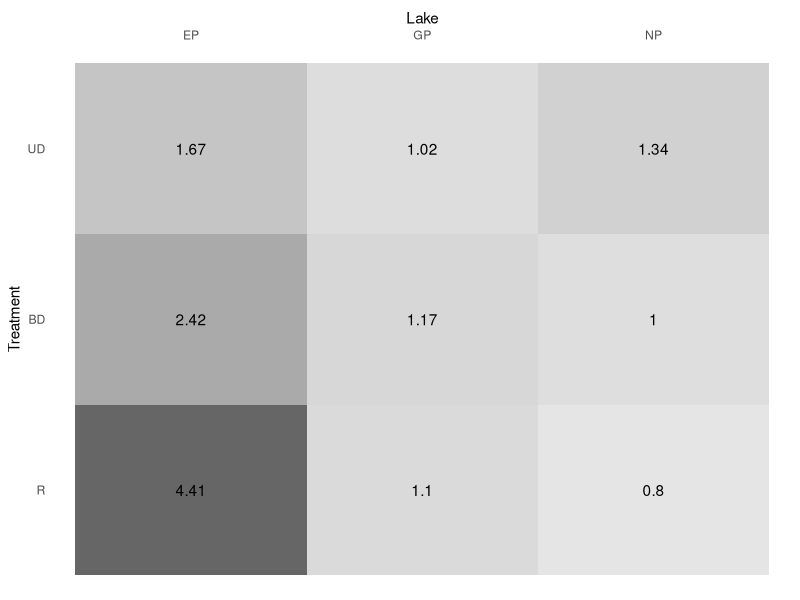
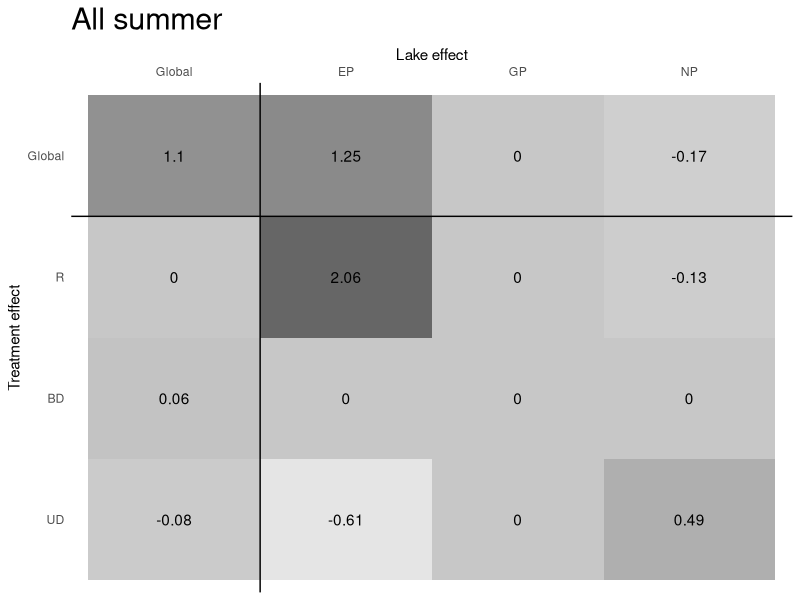
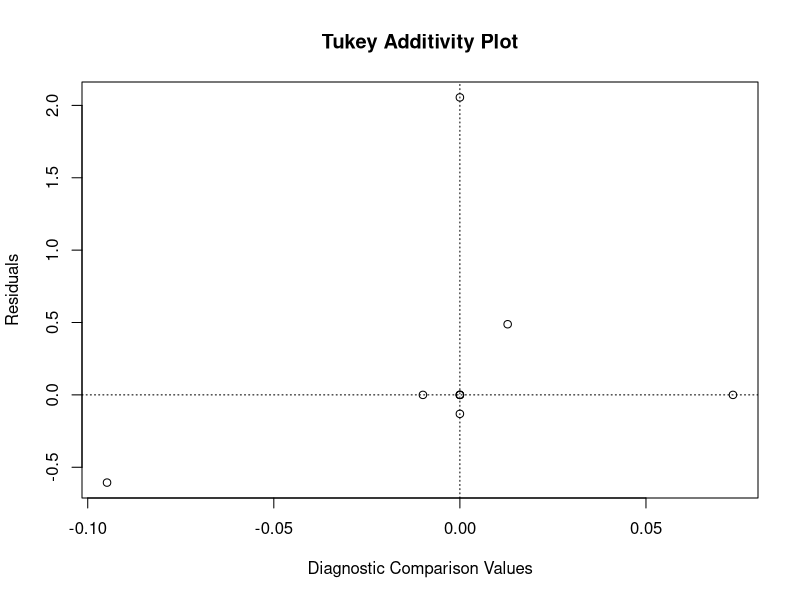
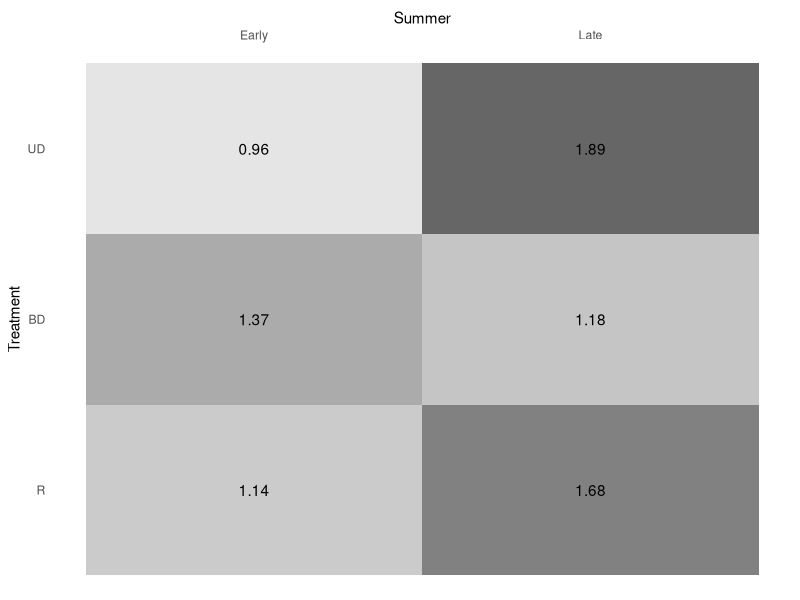
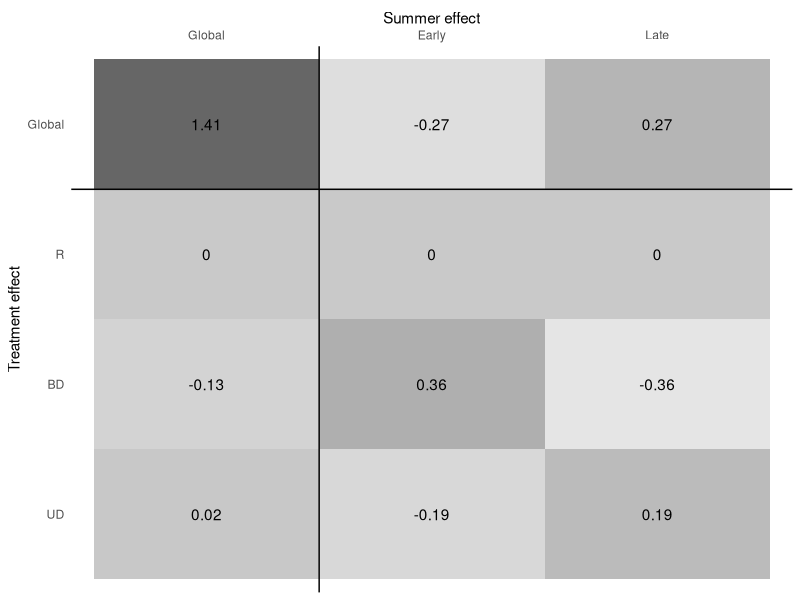
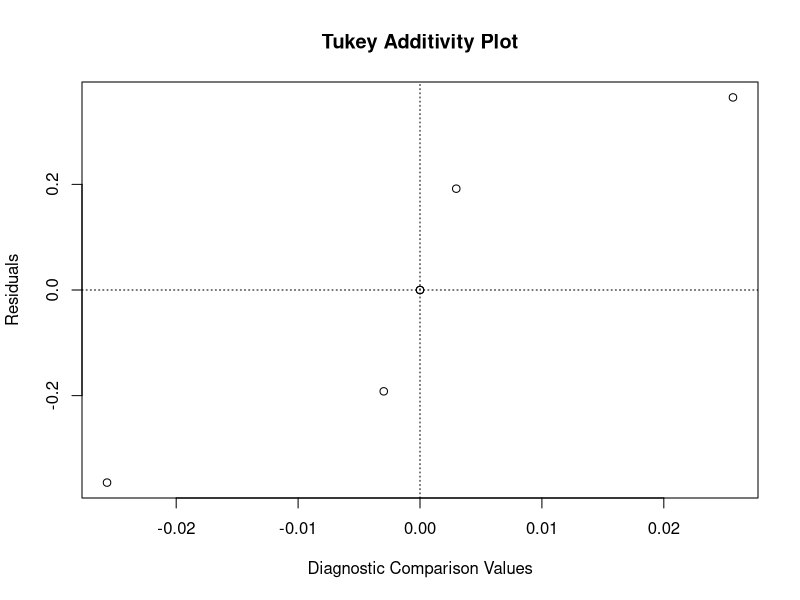
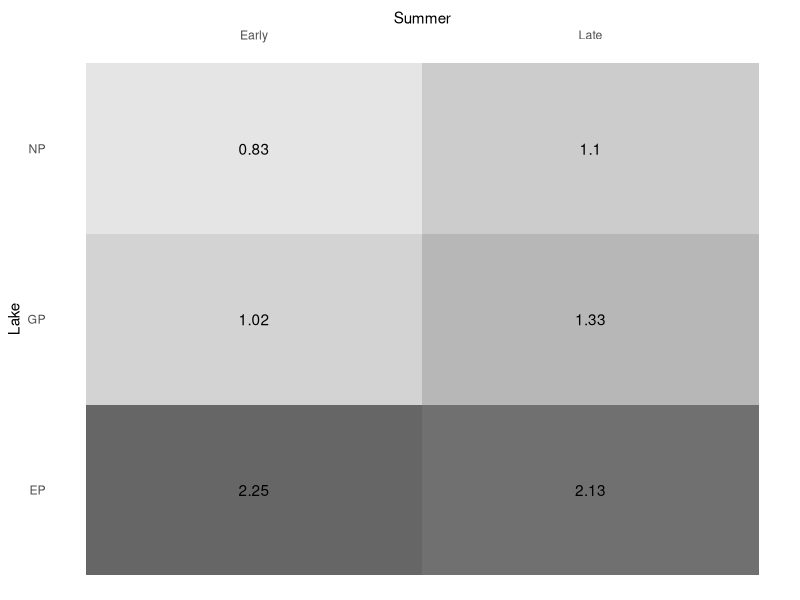
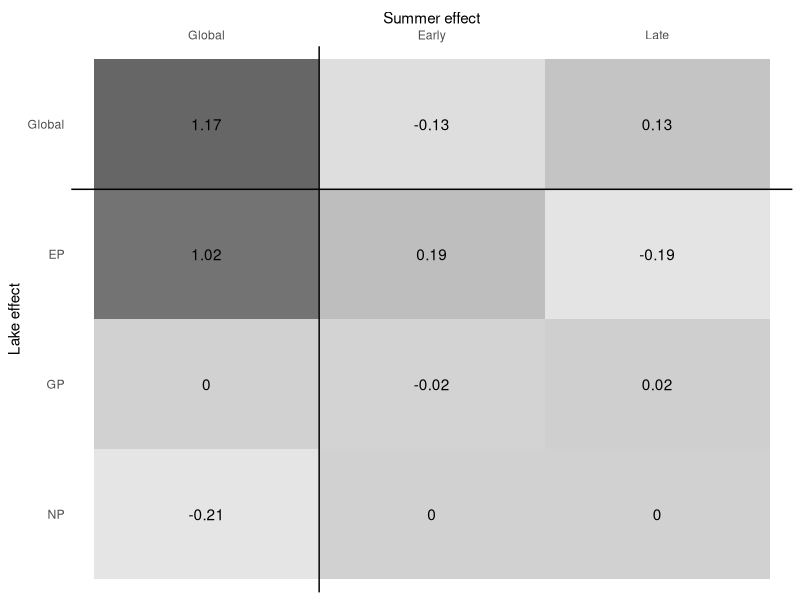

Recreate these plots in R, in order.
# This R script creates median polish tables from the organics.xls
# dataset

library(readxl)
library(tidyverse)


####  FUNCTION: Medium polish plot ----
t.plot <- function(df.in, x, y, z, title=NULL, effect=FALSE){
  # Create data frame
  x.lab <- as.character(substitute(x))
  y.lab <- as.character(substitute(y))
  z.lab <- as.character(substitute(z))
  xx <- eval(substitute(x), df.in)
  yy <- eval(substitute(y), df.in)
  zz <- eval(substitute(z), df.in)
  df <- data.frame(xx,yy,zz)
  
  # Plot the data
  P <-  ggplot(df, aes(x=xx, y=yy, fill=zz)) +geom_tile() +
    geom_text(aes(label = round(df$zz, 2))) +
    scale_fill_gradient(low = "grey90", high = "grey40") +
    theme(plot.title = element_text(size = rel(2)),
          axis.ticks = element_blank(),
          legend.position="none",
          panel.background = element_rect(fill = "white")) +
    scale_x_discrete(position = "top") +
    xlab(x.lab) + ylab(y.lab) +
    ggtitle(title)
  
  if(effect == FALSE){
    return(P)
  } else {
    top.l <- length(unique(df$yy))
    return(P + geom_vline(xintercept = 1.5) +
             geom_hline(yintercept = top.l -.5)
    )
  }
}

####  End of Tile plot function

####  FUNCTION: Median polish table ####
med2tbl <- function(M.in,cnames,rnames){
  cnames2 <- append("Global", cnames)
  rnames2 <- append("Global", rnames )
  dfa <- rbind( t(as.data.frame(M.in[3]))  , as.data.frame(M.in$residuals) )
  dfb <- cbind( `Row effect` = factor(rnames2,levels=rnames2), 
                Global=c(M.in$overall, M.in$row) , dfa)
  
  # Create long form of dfb matrix
  df.out <- dfb  %>%
    gather(key="Column effect", value = "Value", -`Row effect`) %>%
    mutate( `Row effect` = factor(`Row effect`, levels=rev(rnames2)),
            `Column effect` = factor(`Column effect`, levels=cnames2))
  return(df.out)
}

####  End of tile plot function

# Load data file ----
infile <- read_excel("../data_raw/Organics data.xls", na=".")

# Tidy data table
dat <- infile %>% 
  mutate(Treatment = fct_relevel(Treatment, "R", "BD", "UD"),
         Summer = case_when(Round == 1~ "Early", Round ==2 ~ "Late")) %>% 
         na.omit() %>% 
         select(-Round)
     

#### Summarize by Lake and Treatment ----
dat.sum <- group_by(dat, Lake, Treatment) %>% summarize(orgs = median(`Percent Organics`, na.rm=TRUE))

# Plot raw table
t.plot(df.in=dat.sum, x=Lake, y=Treatment, z=orgs)

#### 1st iteration of a median polish
dat.sum.w <- spread(dat.sum,key = Lake, value = orgs) %>% as.data.frame
#colnames(dat.sum.w) <- dat.sum.w[1,]
rownames(dat.sum.w) <- t(dat.sum.w[,1])

M1 <- medpolish(dat.sum.w[,-1], maxiter = 3)

cnames <- colnames(dat.sum.w)
#rnames <- c("Treament",rownames(dat.sum.w))
rnames <- rownames(dat.sum.w)

# Plot polished table
df.M1 <- med2tbl(M1, cnames, rnames)
colnames(df.M1) <- c("Treatment effect", "Lake effect",  "Value")
t.plot(df.in=df.M1, x=`Lake effect`, y=`Treatment effect`, z=Value, effect=TRUE, title="All summer")

# Check for non-additivity
plot(M1) # Looks good

#### Summarize by Treatment and Time of summer----
dat.sum <- group_by(dat, Summer, Treatment) %>% summarize(orgs = median(`Percent Organics`, na.rm=TRUE))

# Plot raw table
t.plot(df.in=dat.sum, x=Summer, y=Treatment, z=orgs)

#### 1st iteration of a median polish
dat.sum.w <- spread(dat.sum,key = Summer, value = orgs) %>% as.data.frame
#colnames(dat.sum.w) <- dat.sum.w[1,]
rownames(dat.sum.w) <- t(dat.sum.w[,1])

M1 <- medpolish(dat.sum.w[,-1], maxiter = 3)

cnames <- colnames(dat.sum.w)
#rnames <- c("Treament",rownames(dat.sum.w))
rnames <- rownames(dat.sum.w)

# Plot polished table
df.M1 <- med2tbl(M1, cnames, rnames)
colnames(df.M1) <- c("Treatment effect", "Summer effect",  "Value")
t.plot(df.in=df.M1, x=`Summer effect`, y=`Treatment effect`, z=Value, effect=TRUE)

# Check for non-additivity 
plot(M1)  # (note: trend may be present)


#### Summarize by Lake and Time of summer----
dat.sum <- group_by(dat, Summer, Lake) %>% summarize(orgs = median(`Percent Organics`, na.rm=TRUE))

# Plot raw table
t.plot(df.in=dat.sum, x=Summer, y=Lake, z=orgs)

#### 1st iteration of a median polish
dat.sum.w <- spread(dat.sum,key = Summer, value = orgs) %>% as.data.frame
#colnames(dat.sum.w) <- dat.sum.w[1,]
rownames(dat.sum.w) <- t(dat.sum.w[,1])

M1 <- medpolish(dat.sum.w[,-1], maxiter = 3)

cnames <- colnames(dat.sum.w)
#rnames <- c("Treament",rownames(dat.sum.w))
rnames <- rownames(dat.sum.w)

# Plot polished table
df.M1 <- med2tbl(M1, cnames, rnames)
colnames(df.M1) <- c("Lake effect", "Summer effect",  "Value")
t.plot(df.in=df.M1, x=`Summer effect`, y=`Lake effect`, z=Value, effect=TRUE)

# Check for non-additivity (note: trend may be present)
plot(M1)

#### Summarize by Lake and Treatment for early summer only----
dat.sum <- dat %>% 
  filter(Summer == "Early") %>% 
  group_by(Lake, Treatment) %>% 
  summarize(orgs = median(`Percent Organics`, na.rm=TRUE))

# Plot raw table
t.plot(df.in=dat.sum, x=Lake, y=Treatment, z=orgs)

#### 1st iteration of a median polish
dat.sum.w <- spread(dat.sum,key = Lake, value = orgs) %>% as.data.frame
#colnames(dat.sum.w) <- dat.sum.w[1,]
rownames(dat.sum.w) <- t(dat.sum.w[,1])

M1 <- medpolish(dat.sum.w[,-1], maxiter = 3)

cnames <- colnames(dat.sum.w)
#rnames <- c("Treament",rownames(dat.sum.w))
rnames <- rownames(dat.sum.w)

# Plot polished table
df.M1 <- med2tbl(M1, cnames, rnames)
colnames(df.M1) <- c("Treatment effect", "Lake effect",  "Value")
t.plot(df.in=df.M1, x=`Lake effect`, y=`Treatment effect`, z=Value, effect=TRUE, title="Early summer") 

# Check for non-additivity
plot(M1)


#### Summarize by Lake and Treatment for late summer only----
dat.sum <- dat %>% 
  filter(Summer == "Late") %>% 
  group_by(Lake, Treatment) %>% 
  summarize(orgs = median(`Percent Organics`, na.rm=TRUE))

# Plot raw table
t.plot(df.in=dat.sum, x=Lake, y=Treatment, z=orgs)

#### 1st iteration of a median polish
dat.sum.w <- spread(dat.sum,key = Lake, value = orgs) %>% as.data.frame
#colnames(dat.sum.w) <- dat.sum.w[1,]
rownames(dat.sum.w) <- t(dat.sum.w[,1])

M1 <- medpolish(dat.sum.w[,-1], maxiter = 3)

cnames <- colnames(dat.sum.w)
#rnames <- c("Treament",rownames(dat.sum.w))
rnames <- rownames(dat.sum.w)

# Plot polished table
df.M1 <- med2tbl(M1, cnames, rnames)
colnames(df.M1) <- c("Treatment effect", "Lake effect",  "Value")
t.plot(df.in=df.M1, x=`Lake effect`, y=`Treatment effect`, z=Value, effect=TRUE, title="Late summer") 


# Check for non-additivity
plot(M1)

